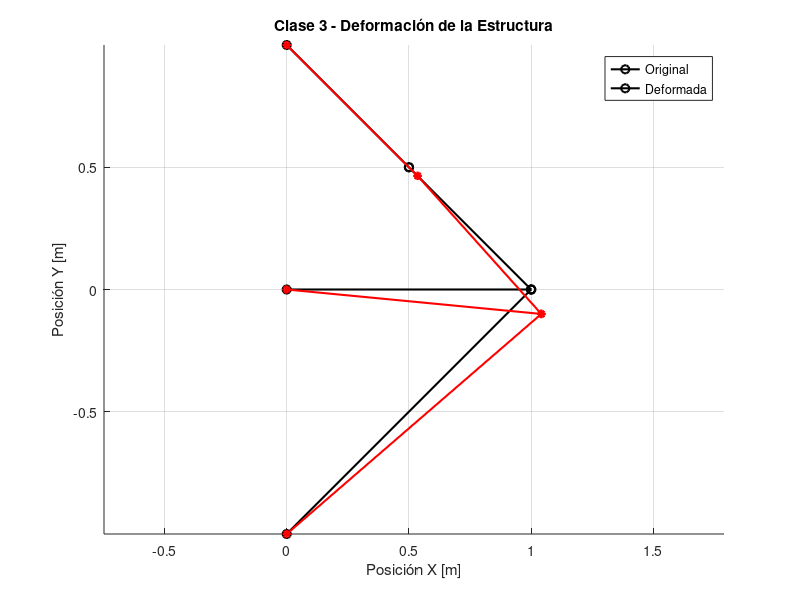

MATLAB code to generate this figure:
%% Clase 2 VA2 - Añadir nodos en una parte de la estructura
clear; clc; close all;

%% 1. Parámetros y Materiales
L = 1;              % Longitud característica de la estructura [m]
E = 1;              % Módulo de elasticidad del material [Pa]
A = 1;              % Área de la sección transversal de las barras [m^2]
P = 0.1;          % Carga externa aplicada [N]
gamma = -pi/4;       % Ángulo de aplicación de la carga [rad]


%% 2. Geometría y Nodos
% Coordenadas de los nodos [X, Y]
n1 = [0, L];
n2 = [0, 0];
n3 = [0, -L];
n4 = [L, 0];
n5 = [L/2, L/2];  % Nodo adicional

c_nod = [n1; n2; n3; n4; n5];           % Matriz de coordenadas globales
conectividad_n = [1 5; 2 4; 3 4; 5 4];   % Definición de barras: [nodo_inicial, nodo_final]
n_elementos = size(conectividad_n, 1); % Número de elementos barra
gdlxnod = 2; % Grados de libertad por nodo (2D)
n_grados_libertad = gdlxnod * size(c_nod, 1); % Número de grados de libertad


%% 3. Vector de fuerzas nodales globales
F = zeros(n_grados_libertad, 1);  % Inicialización del vector de fuerzas
gdl_P = [7, 8];  % Grados de libertad donde se aplica la fuerza (nodo 4)

F(gdl_P(1)) = P * cos(gamma);  % Componente X de la fuerza
F(gdl_P(2)) = P * sin(gamma);  % Componente Y de la fuerza

%% 4. Matrices Elementales
% Matriz de rigidez local estándar para un elemento tipo barra (cercha 2D)
M_elemento = [ 1  0 -1  0;
               0  0  0  0;
              -1  0  1  0;
               0  0  0  0];

% Inicialización de matrices globales y variables de almacenamiento
K = zeros(n_grados_libertad);   % Matriz de rigidez global
T_matrices = cell(n_elementos, 1); % Para almacenar las matrices de rotación de cada barra
L_barras = zeros(n_elementos, 1);  % Para almacenar las longitudes de cada barra


%% 5. Ensamblaje de la Matriz de Rigidez Global
c = zeros(n_elementos, 1); % Cosenos directores
s = zeros(n_elementos, 1); % Senos directores
Re = cell(n_elementos, 1); % Matrices de rotación nodal

for i = 1:n_elementos
    na = conectividad_n(i, 1);
    nb = conectividad_n(i, 2);
    nodo_a = c_nod(na, :);
    nodo_b = c_nod(nb, :);
    
    % Longitud de la barra
    Lei = norm(nodo_b - nodo_a);
    L_barras(i) = Lei; 
    
    % Cosenos directores
    c(i) = (nodo_b(1) - nodo_a(1)) / Lei;
    s(i) = (nodo_b(2) - nodo_a(2)) / Lei;
    
    % Matriz de rotación nodal y elemental
    Re{i} = [c(i), s(i); 
          -s(i), c(i)];
    Te = [Re{i}, zeros(2); 
          zeros(2), Re{i}];
    
    % Guardamos la matriz de rotación para usarla luego en las tensiones
    T_matrices{i} = Te;
    
    % Rigidez elemental en ejes locales y globales
    Ke_local = ((A * E) / Lei) * M_elemento;
    Ke_global = Te' * Ke_local * Te;
    
    % Grados de libertad globales de la barra actual
    gdl_i = [2*na-1, 2*na, 2*nb-1, 2*nb];
    
    % Ensamblaje en la matriz global
    K(gdl_i, gdl_i) = K(gdl_i, gdl_i) + Ke_global;
end

%% 6. Resolución del Sistema (desplazamientos)
gdl_libres = [7, 8, 9, 10];  % Grados de libertad libres (nodos 4 y 5)

K_LL = K(gdl_libres, gdl_libres);

% -------------------- Verificación de si es un mecanismo y restricciones en ejes locales del nodo ------------------------
if rank(K) < n_grados_libertad
    disp('La estructura es un mecanismo. No se puede resolver el sistema.');
    
    gdl_a_restringir = setdiff(gdl_libres, gdl_P); % Grados de libertad libres que no tiene la fuerza aplicada
    nodo_a_restringir = unique(ceil(gdl_a_restringir/2)); % Nodos a restringir
    barras_a_restringir = find(any(conectividad_n == nodo_a_restringir, 2)); % Barras conectadas a esos nodos

    % Display ordenado y tabulado
    fprintf('\n-------- ANÁLISIS DE RESTRICCIONES --------\n');
    fprintf('  GDL a restringir    : %s\n', num2str(gdl_a_restringir));
    fprintf('  Nodos a restringir  : %s\n', num2str(nodo_a_restringir));
    
    % Ponemos (:) para asegurar que se imprima en horizontal por si es vector columna
    fprintf('  Barras afectadas    : %s\n', num2str(barras_a_restringir(:)')); 
    fprintf('-------------------------------------------\n\n');

    theta = atan2(c(barras_a_restringir(2)), -s(barras_a_restringir(2))); % Ángulo en radianes entre los ejes globales y locales de la barra

    R = [cos(theta), sin(theta); -sin(theta), cos(theta)]; % Matriz de rotación para el nodo a restringir
    T = eye(n_grados_libertad); % Inicializamos la matriz de transformación global
    T(2*nodo_a_restringir-1:2*nodo_a_restringir, 2*nodo_a_restringir-1:2*nodo_a_restringir) = R; % T(9:10,9:10) Insertamos la matriz de rotación en la posición correspondiente

    Kt = T' * K * T; % Matriz de rigidez transformada
    Ft = T' * F; % Vector de fuerzas transformado

    gdl_lib_res = setdiff(gdl_libres, 2*nodo_a_restringir); % Grados de libertad libres después de la restricción (eliminamos el GDL restringido)

    u_l = zeros(n_grados_libertad, 1); % Inicializamos el vector de desplazamientos locales
    u_l(gdl_lib_res) = Kt(gdl_lib_res, gdl_lib_res) \ Ft(gdl_lib_res); % Calculamos los desplazamientos locales en los GDL libres restantes
    u_global = T * u_l; % Transformamos los desplazamientos locales a globales

else 
    disp('La estructura es estable. Se puede resolver el sistema.');
    % Cálculo de desplazamientos, vector de desplazamientos locales (F = K*u -> u = K\F)
    u_l = K_LL \ F(gdl_libres);

    % Reconstrucción del vector de desplazamientos global completo
    u_global = zeros(n_grados_libertad, 1);
    u_global(gdl_libres) = u_l;
end

% Cálculo de las nuevas coordenadas (deformadas)
c_nod_def = c_nod;
for i = 1:size(c_nod, 1)
    c_nod_def(i, :) = c_nod(i, :) + [u_global(2*i - 1), u_global(2*i)];
end

%% 7. Cálculo de tensiones en cada barra

tensiones_barras = zeros(n_elementos, 1);

for i = 1:n_elementos
    na = conectividad_n(i, 1);
    nb = conectividad_n(i, 2);
    gdl_i = [2*na-1, 2*na, 2*nb-1, 2*nb];
    
    % Extraemos desplazamientos globales de la barra y pasamos a locales
    u_barra_global = u_global(gdl_i);
    u_barra_local = T_matrices{i} * u_barra_global;
    
    % Desplazamientos axiales (locales) en los nodos A y B
    u1_local = u_barra_local(1); 
    u2_local = u_barra_local(3); 
    
    % Deformación y tensión (Ley de Hooke)
    deformacion = (u2_local - u1_local) / L_barras(i);
    tensiones_barras(i) = E * deformacion;
end

% Mostrar resultados por consola
disp('--- RESULTADOS ---');
disp('Desplazamientos del nodo 4 [ux, uy]:');
disp(u_l');
disp('Tensiones en cada barra (Positivo = Tracción, Negativo = Compresión):');
for i = 1:n_elementos
    fprintf('Barra %d: %8.4f Pa\n', i, tensiones_barras(i));
end

%% 8. Representación Gráfica
figure('Name', 'Clase 3 - Estructura Original vs Deformada', 'Color', 'w');
hold on; grid on; axis equal;

% Dibujar estructura original (Negro)
for i = 1:n_elementos
    na = conectividad_n(i, 1);
    nb = conectividad_n(i, 2);
    plot([c_nod(na, 1), c_nod(nb, 1)], [c_nod(na, 2), c_nod(nb, 2)], 'k-o', 'LineWidth', 1.5);
end

% Dibujar estructura deformada (Rojo)
for i = 1:n_elementos
    na = conectividad_n(i, 1);
    nb = conectividad_n(i, 2);
    plot([c_nod_def(na, 1), c_nod_def(nb, 1)], [c_nod_def(na, 2), c_nod_def(nb, 2)], 'r-*', 'LineWidth', 1.5);
end

title('Clase 3 - Deformación de la Estructura');
xlabel('Posición X [m]');
ylabel('Posición Y [m]');
legend('Original', 'Deformada', 'Location', 'best');
hold off;
